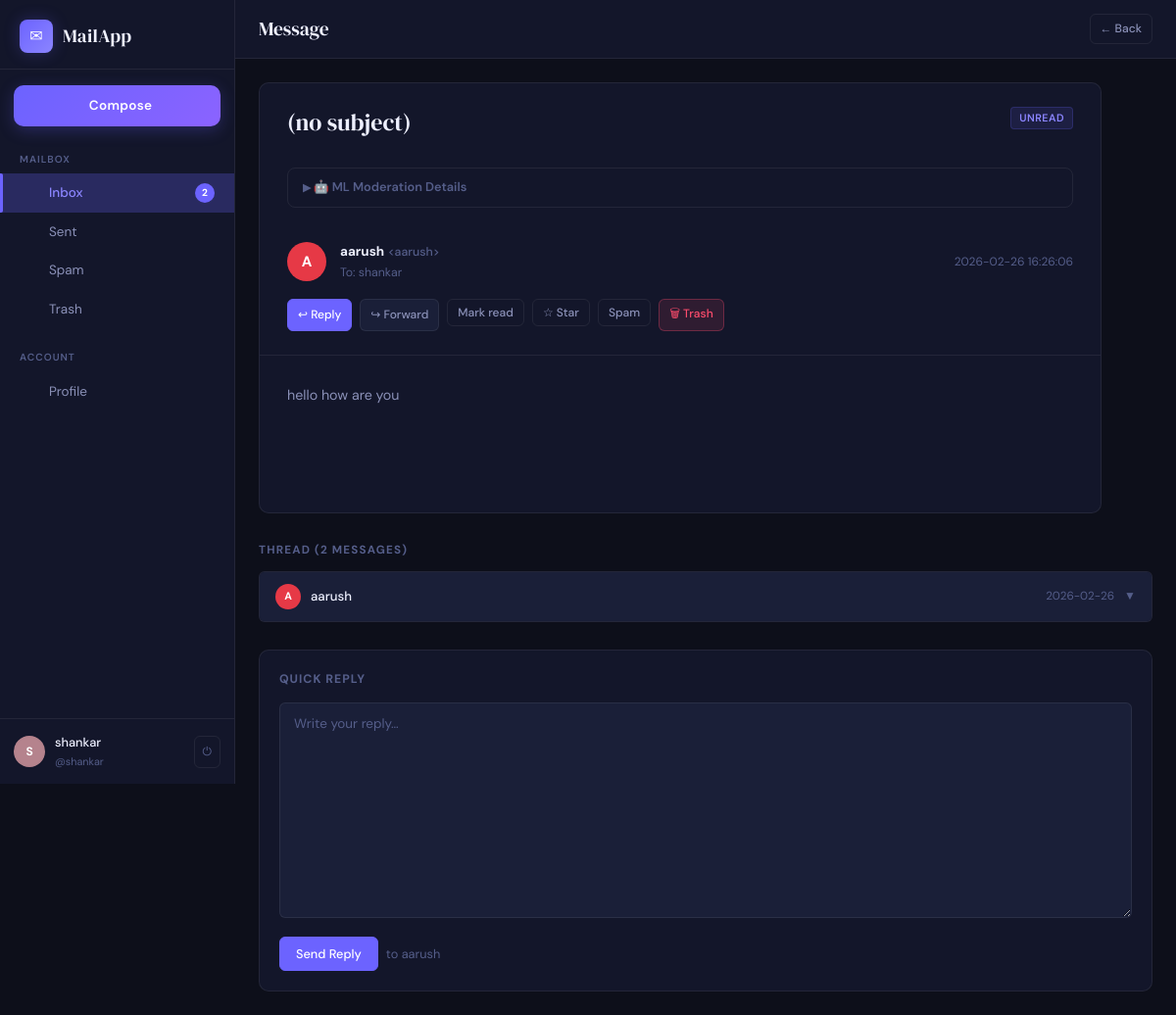
/message/1 (signed in), run on the app's committed database.
### tables this page shows
CREATE TABLE messages (
    id                  INTEGER PRIMARY KEY AUTOINCREMENT,
    thread_id           INTEGER,
    sender_id           INTEGER NOT NULL REFERENCES users(id) ON DELETE CASCADE,
    recipient_id        INTEGER NOT NULL REFERENCES users(id) ON DELETE CASCADE,
    subject             TEXT    NOT NULL DEFAULT '(no subject)',
    body                TEXT    NOT NULL DEFAULT '',
    folder              TEXT    NOT NULL DEFAULT 'inbox',
    is_read             INTEGER NOT NULL DEFAULT 0,
    is_starred          INTEGER NOT NULL DEFAULT 0,
    attachment          TEXT,
    sent_at             DATETIME DEFAULT CURRENT_TIMESTAMP,
    deleted_at          DATETIME,
    -- ── ML moderation columns (new) ──────────────────────────────────────────
    spam_flag           INTEGER NOT NULL DEFAULT 0,
    spam_probability    REAL    NOT NULL DEFAULT 0.0,
    ham_probability     REAL    NOT NULL DEFAULT 0.0,
    spam_confidence     REAL    NOT NULL DEFAULT 0.0,
    vulgar_probability  REAL    NOT NULL DEFAULT 0.0,
    is_vulgar           INTEGER NOT NULL DEFAULT 0,
    is_blocked          INTEGER NOT NULL DEFAULT 0,
    moderation_reason   TEXT
);

CREATE TABLE users (
    id            INTEGER PRIMARY KEY AUTOINCREMENT,
    username      TEXT    NOT NULL UNIQUE COLLATE NOCASE,
    email         TEXT    NOT NULL UNIQUE COLLATE NOCASE,
    password_hash TEXT    NOT NULL,
    display_name  TEXT,
    avatar_color  TEXT    DEFAULT '#6c63ff',
    created_at    DATETIME DEFAULT CURRENT_TIMESTAMP,
    last_login    DATETIME
);

### routes/mail.py (the view)
@mail_bp.route("/message/<int:msg_id>")
@login_required
def view_message(msg_id):
    user_id = session["user_id"]
    db      = get_db()
    msg     = _get_message_or_404(msg_id, user_id)
    if msg["recipient_id"] == user_id and not msg["is_read"]:
        db.execute("UPDATE messages SET is_read=1 WHERE id=?", (msg_id,))
        db.commit()
    thread = db.execute(
        """SELECT m.*,
                  s.username  AS sender_username,
                  s.display_name AS sender_display,
                  s.avatar_color AS sender_color
           FROM messages m
           JOIN users s ON s.id = m.sender_id
           WHERE m.thread_id=? AND m.deleted_at IS NULL
             AND (m.sender_id=? OR m.recipient_id=?)
           ORDER BY m.sent_at ASC""",
        (msg["thread_id"] or msg_id, user_id, user_id)
    ).fetchall()
    return render_template("view_message.html",
                           msg=msg,
                           thread=thread,
                           folder_counts=_folder_counts(user_id))

### database.py (called while the page is built)
def get_db():
    if "db" not in g:
        db_path = current_app.config["DATABASE_URI"].replace("sqlite:///", "")
        g.db = sqlite3.connect(db_path, detect_types=sqlite3.PARSE_DECLTYPES)
        g.db.row_factory = sqlite3.Row          # access columns by name
        g.db.execute("PRAGMA foreign_keys = ON") # enforce FK constraints
    return g.db

### routes/mail.py (called while the page is built)
def login_required(f):
    @wraps(f)
    def decorated(*args, **kwargs):
        if "user_id" not in session:
            flash("Please log in to continue.", "info")
            return redirect(url_for("auth.login"))
        return f(*args, **kwargs)
    return decorated

def _folder_counts(user_id):
    db = get_db()
    rows = db.execute(
        """SELECT folder, COUNT(*) as cnt
           FROM messages
           WHERE recipient_id=? AND is_read=0 AND deleted_at IS NULL
             AND folder IN ('inbox','spam')
           GROUP BY folder""",
        (user_id,)
    ).fetchall()
    counts = {"inbox": 0, "sent": 0, "spam": 0, "trash": 0}
    for r in rows:
        counts[r["folder"]] = r["cnt"]
    return counts

def _get_message_or_404(msg_id, user_id):
    db  = get_db()
    msg = db.execute(
        """SELECT m.*,
                  s.username  AS sender_username,
                  s.display_name AS sender_display,
                  s.avatar_color AS sender_color,
                  r.username  AS recipient_username,
                  r.display_name AS recipient_display
           FROM messages m
           JOIN users s ON s.id = m.sender_id
           JOIN users r ON r.id = m.recipient_id
           WHERE m.id=? AND (m.sender_id=? OR m.recipient_id=?)
             AND m.deleted_at IS NULL""",
        (msg_id, user_id, user_id)
    ).fetchone()
    if not msg:
        abort(404)
    return msg

### templates/view_message.html (shortened to what this page needs)
{% extends "base.html" %}
{% set active_folder = msg.folder %}
{% block topbar_title %}Message{% endblock %}
{% block topbar_actions %}
<a href="javascript:history.back()" class="btn btn-ghost btn-sm">← Back</a>
{% endblock %}
{% block content %}
<div class="message-detail">
  <div class="message-header">
    <div class="message-subject-row">
      <h1>{{ msg.subject }}</h1>
      {% if not msg.is_read %}
      <span class="tag tag-unread">Unread</span>
      {% endif %}
    </div>
    {% if msg.spam_probability is defined and msg.spam_probability != none %}
    <details class="ml-score-panel" {% if msg.folder == 'spam' or msg.is_vulgar %}open{% endif %}>
      <summary class="ml-score-summary">🤖 ML Moderation Details</summary>
    </details>
    {% endif %}
    <div class="message-meta">
      <div class="meta-avatar" style="background:{{ msg.sender_color or '#6c63ff' }}">
        {{ (msg.sender_display or msg.sender_username or '?')[0].upper() }}
      </div>
      <div class="meta-people">
        <div class="meta-from">
          <strong>{{ msg.sender_display or msg.sender_username }}</strong>
          <span style="color:var(--text-muted);font-size:.82rem"> &lt;{{ msg.sender_username }}&gt;</span>
        </div>
        <div class="meta-to">
          To: {{ msg.recipient_display or msg.recipient_username }}
        </div>
      </div>
      <div class="meta-time">
        {{ msg.sent_at if msg.sent_at else '' }}
      </div>
    </div>
    <div class="message-actions">
      {% set is_sender = (msg.sender_id == session.user_id) %}
      {% if not is_sender %}
      <a href="{{ url_for('mail.compose',
            to=msg.sender_username,
            subject=('Re: ' + msg.subject) if not msg.subject.startswith('Re:') else msg.subject,
            thread_id=msg.thread_id or msg.id) }}" class="btn btn-primary btn-sm">
        ↩ Reply
      </a>
      {% endif %}
      <a href="{{ url_for('mail.compose',
          subject=('Fwd: ' + msg.subject) if not msg.subject.startswith('Fwd:') else msg.subject,
          body='\n\n——— Forwarded message ———\n' + (msg.body or '')) }}" class="btn btn-secondary btn-sm">
        ↪ Forward
      </a>
      <form method="POST" action="{{ url_for('mail.toggle_read', msg_id=msg.id) }}" style="display:inline">
        <button class="btn btn-ghost btn-sm" type="submit">
          {% if msg.is_read %}Mark unread{% else %}Mark read{% endif %}
        </button>
      </form>
      <form method="POST" action="{{ url_for('mail.toggle_star', msg_id=msg.id) }}" style="display:inline">
        <button class="btn btn-ghost btn-sm" type="submit">
          {{ '★ Unstar' if msg.is_starred else '☆ Star' }}
        </button>
      </form>
      {% if msg.folder != 'spam' %}
      <form method="POST" action="{{ url_for('mail.mark_spam', msg_id=msg.id) }}" style="display:inline">
        <button class="btn btn-ghost btn-sm" type="submit"> Spam</button>
      </form>
      {% else %}
      <form method="POST" action="{{ url_for('mail.not_spam', msg_id=msg.id) }}" style="display:inline">
        <button class="btn btn-secondary btn-sm" type="submit"> Not spam</button>
      </form>
      {% endif %}
      <form method="POST" action="{{ url_for('mail.delete_message', msg_id=msg.id) }}" style="display:inline" >
        <button class="btn btn-danger btn-sm" type="submit">
          🗑 {{ 'Delete forever' if msg.folder == 'trash' else 'Trash' }}
        </button>
      </form>
    </div>
  </div>
  <div class="message-body">{{ msg.body }}</div>
</div>
{% if thread and thread|length > 1 %}
<div class="thread-section">
  <h3>Thread ({{ thread|length }} messages)</h3>
  {% for t in thread %}
  {% if t.id != msg.id %}
  <div class="thread-msg">
    <div class="thread-msg-header">
      <div class="avatar-sm"
        style="background:{{ t.sender_color or '#6c63ff' }};width:26px;height:26px;font-size:.72rem">
        {{ (t.sender_display or t.sender_username or '?')[0].upper() }}
      </div>
      <span style="font-size:.88rem;font-weight:500">{{ t.sender_display or t.sender_username }}</span>
      <span style="font-size:.78rem;color:var(--text-muted);margin-left:auto">
        {{ t.sent_at[:10] if t.sent_at else '' }}
      </span>
      <span class="thread-chevron" style="font-size:.8rem;color:var(--text-muted);transition:transform .2s">▼</span>
    </div>
  </div>
  {% endif %}
  {% endfor %}
</div>
{% endif %}
{% if msg.sender_id != session.user_id %}
<div class="reply-section">
  <h3>Quick Reply</h3>
  <form method="POST" action="{{ url_for('mail.compose') }}" enctype="multipart/form-data">
    <textarea class="form-control" name="body" rows="5" placeholder="Write your reply…" required></textarea>
    <div style="margin-top:12px;display:flex;gap:8px;align-items:center">
      <button type="submit" class="btn btn-primary">Send Reply</button>
      <span class="text-muted">to {{ msg.sender_display or msg.sender_username }}</span>
    </div>
  </form>
</div>
{% endif %}
{% endblock %}

### data on the page
messages: subject "(no subject)", sent_at "2026-02-26 16:26:06", is_starred "☆ Star", folder "Trash", body "hello how are you"
users: display_name "A", display_name "aarush", sender_username "aarush"
users: display_name "shankar"
messages: display_name "aarush", sent_at "2026-02-26"

### other printed values
{{ folder_counts.inbox }} "2"
{{ session.get('display_name') or session.get('username') }} "shankar"
{{ session.get('username') }} "shankar"
{{ thread|length }} "2"
